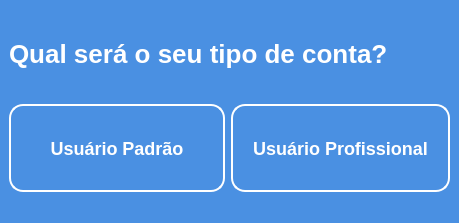
<?xml version="1.0" encoding="UTF-8"?>
<ui version="4.0">
 <class>janela_primeiro_login</class>
 <widget class="QMainWindow" name="janela_primeiro_login">
  <property name="geometry">
   <rect>
    <x>0</x>
    <y>0</y>
    <width>459</width>
    <height>223</height>
   </rect>
  </property>
  <property name="windowTitle">
   <string>MainWindow</string>
  </property>
  <property name="styleSheet">
   <string notr="true">*{
	background: #4A90E2;
}

QLabel{
	font-family: &quot;Segoe UI&quot;;
	font-weight: bold;
	font-size: 18px;
    color: #fff;
}

#_txt_titulo{
	font-size: 26px;
}

QPushButton{
    background: #4A90E2;
    border: 2px solid #fff;
    border-radius: 14px;
    padding: 10px 20px;

	font-family: &quot;Segoe UI&quot;;
	font-weight: bold;
	font-size: 18px;
    color: #fff;
}

QPushButton:hover{
    background: #53A3FF;
    border: 2px solid #fff;
    border-radius: 12px;
    padding: 10px 20px;
}

</string>
  </property>
  <widget class="QWidget" name="centralwidget">
   <layout class="QVBoxLayout" name="verticalLayout">
    <item>
     <widget class="QLabel" name="_txt_titulo">
      <property name="layoutDirection">
       <enum>Qt::LayoutDirection::LeftToRight</enum>
      </property>
      <property name="text">
       <string>Qual será o seu tipo de conta?</string>
      </property>
     </widget>
    </item>
    <item>
     <layout class="QHBoxLayout" name="_layout_btn">
      <item>
       <widget class="QPushButton" name="_btn_padrao">
        <property name="sizePolicy">
         <sizepolicy hsizetype="Minimum" vsizetype="Preferred">
          <horstretch>0</horstretch>
          <verstretch>0</verstretch>
         </sizepolicy>
        </property>
        <property name="cursor">
         <cursorShape>PointingHandCursor</cursorShape>
        </property>
        <property name="text">
         <string>Usuário Padrão</string>
        </property>
       </widget>
      </item>
      <item>
       <widget class="QPushButton" name="_btn_profissional">
        <property name="sizePolicy">
         <sizepolicy hsizetype="Minimum" vsizetype="Preferred">
          <horstretch>0</horstretch>
          <verstretch>0</verstretch>
         </sizepolicy>
        </property>
        <property name="cursor">
         <cursorShape>PointingHandCursor</cursorShape>
        </property>
        <property name="text">
         <string>Usuário Profissional</string>
        </property>
       </widget>
      </item>
     </layout>
    </item>
   </layout>
  </widget>
  <widget class="QMenuBar" name="menubar">
   <property name="geometry">
    <rect>
     <x>0</x>
     <y>0</y>
     <width>459</width>
     <height>21</height>
    </rect>
   </property>
  </widget>
  <widget class="QStatusBar" name="statusbar"/>
 </widget>
 <resources/>
 <connections/>
</ui>
